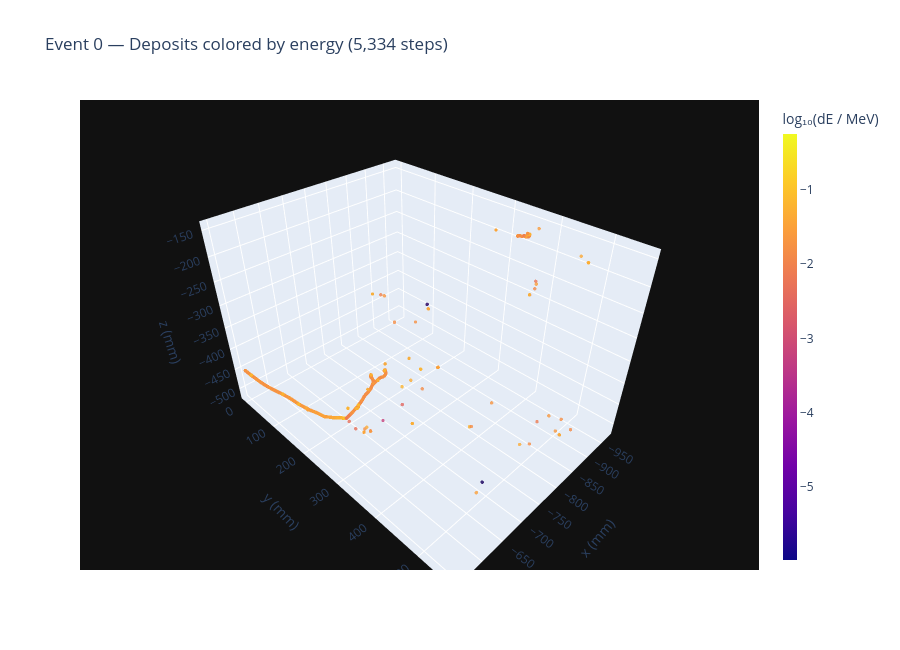
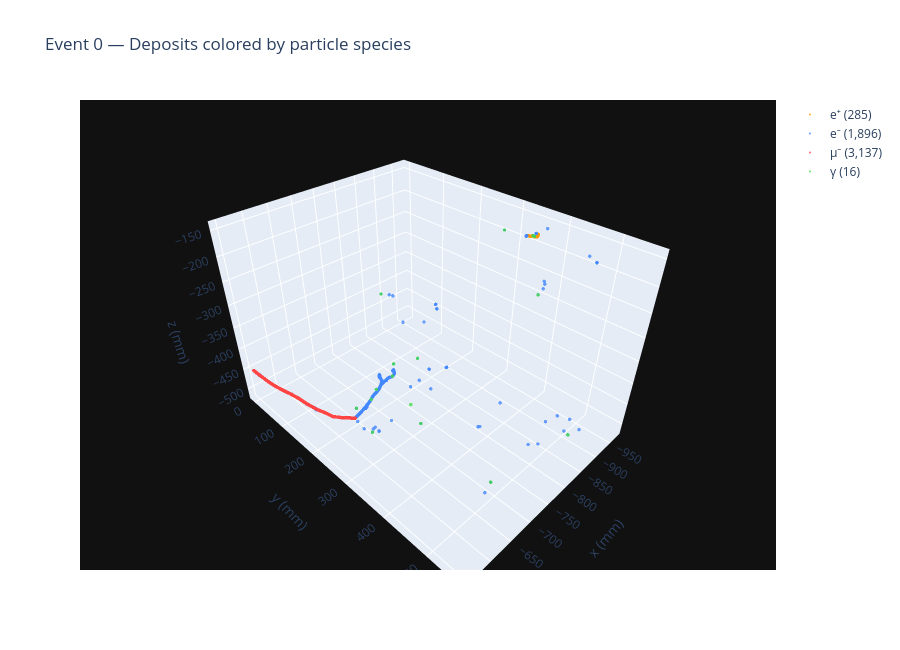

The notebook cell saved with these charts, in order:
### Code cell
# =============================================================================
# 3D PLOTLY: EDEP-SIM DEPOSITS
# Colored by (1) deposit energy or (2) GT particle species
# =============================================================================

import h5py
import numpy as np
import plotly.graph_objects as go

PDG_NAMES  = {13: 'μ⁻', -13: 'μ⁺', 11: 'e⁻', -11: 'e⁺', 22: 'γ',
              2212: 'p', 2112: 'n', 2147483647: 'sentinel'}
PDG_COLORS = {13: '#FF4444', -13: '#FF8888', 11: '#4488FF',
              -11: '#FF9900', 22: '#44DD44'}

with h5py.File(DATA_PATH, 'r') as f:
    steps = f['pstep/lar_vol'][EVENT_IDX]

x   = np.array(steps['x'],        dtype=np.float32)
y   = np.array(steps['y'],        dtype=np.float32)
z   = np.array(steps['z'],        dtype=np.float32)
de  = np.array(steps['de'],       dtype=np.float32)
pdg = np.array(steps['pdg'],      dtype=np.int32)
tid = np.array(steps['track_id'], dtype=np.int32)

valid = (pdg != 2147483647) & (de > 0)
x, y, z, de, pdg, tid = x[valid], y[valid], z[valid], de[valid], pdg[valid], tid[valid]

log_de    = np.log10(np.clip(de, 1e-6, None))
pdg_label = [PDG_NAMES.get(int(p), str(int(p))) for p in pdg]
hover     = [f'PDG: {n}<br>track: {t}<br>dE: {e:.4f} MeV<br>({xi:.0f}, {yi:.0f}, {zi:.0f}) mm'
             for n, t, e, xi, yi, zi in zip(pdg_label, tid, de, x, y, z)]

# ── 1: colored by deposit energy ──────────────────────────────────────────
fig_energy = go.Figure(go.Scatter3d(
    x=x, y=y, z=z,
    mode='markers',
    marker=dict(
        size=2, color=log_de, colorscale='Plasma', opacity=0.8,
        colorbar=dict(title='log₁₀(dE / MeV)', thickness=14),
    ),
    text=hover,
    hovertemplate='%{text}<extra></extra>',
))
fig_energy.update_layout(
    title=f'Event {EVENT_IDX} — Deposits colored by energy ({len(x):,} steps)',
    scene=dict(xaxis_title='x (mm)', yaxis_title='y (mm)', zaxis_title='z (mm)',
               bgcolor='#111111'),
    paper_bgcolor='white', height=650,
)
fig_energy.show()

# ── 2: colored by particle species ────────────────────────────────────────
fig_species = go.Figure()
for p in np.unique(pdg):
    mask  = pdg == p
    name  = PDG_NAMES.get(int(p), f'PDG {p}')
    color = PDG_COLORS.get(int(p), '#AAAAAA')
    fig_species.add_trace(go.Scatter3d(
        x=x[mask], y=y[mask], z=z[mask],
        mode='markers',
        marker=dict(size=2, color=color, opacity=0.8),
        name=f'{name} ({mask.sum():,})',
        text=[hover[i] for i in np.where(mask)[0]],
        hovertemplate='%{text}<extra></extra>',
    ))
fig_species.update_layout(
    title=f'Event {EVENT_IDX} — Deposits colored by particle species',
    scene=dict(xaxis_title='x (mm)', yaxis_title='y (mm)', zaxis_title='z (mm)',
               bgcolor='#111111'),
    paper_bgcolor='white', height=650,
)
fig_species.show()

### Figure 1 — Plotly figure (JSON) as saved in the notebook; plotly's stock layout.template omitted (floating-point values rounded to 4 significant figures; data arrays with more than 128 entries replaced by an {"elided": "..."} marker saying what was removed)
{"data": [{"hovertemplate": "%{text}<extra></extra>", "marker": {"color": {"elided": "5334 float values"}, "colorbar": {"thickness": 14, "title": {"text": "log₁₀(dE / MeV)"}}, "colorscale": [[0, "#0d0887"], [0.1111, "#46039f"], [0.2222, "#7201a8"], [0.3333, "#9c179e"], [0.4444, "#bd3786"], [0.5556, "#d8576b"], [0.6667, "#ed7953"], [0.7778, "#fb9f3a"], [0.8889, "#fdca26"], [1, "#f0f921"]], "opacity": 0.8, "size": 2}, "mode": "markers", "text": {"elided": "5334 str values"}, "type": "scatter3d", "x": {"elided": "5334 float values"}, "y": {"elided": "5334 float values"}, "z": {"elided": "5334 float values"}}], "layout": {"height": 650, "paper_bgcolor": "white", "scene": {"bgcolor": "#111111", "xaxis": {"title": {"text": "x (mm)"}}, "yaxis": {"title": {"text": "y (mm)"}}, "zaxis": {"title": {"text": "z (mm)"}}}, "title": {"text": "Event 0 — Deposits colored by energy (5,334 steps)"}}}

### Figure 2 — Plotly figure (JSON) as saved in the notebook; plotly's stock layout.template omitted (floating-point values rounded to 4 significant figures; data arrays with more than 128 entries replaced by an {"elided": "..."} marker saying what was removed)
{"data": [{"hovertemplate": "%{text}<extra></extra>", "marker": {"color": "#FF9900", "opacity": 0.8, "size": 2}, "mode": "markers", "name": "e⁺ (285)", "text": {"elided": "285 str values"}, "type": "scatter3d", "x": {"elided": "285 float values"}, "y": {"elided": "285 float values"}, "z": {"elided": "285 float values"}}, {"hovertemplate": "%{text}<extra></extra>", "marker": {"color": "#4488FF", "opacity": 0.8, "size": 2}, "mode": "markers", "name": "e⁻ (1,896)", "text": {"elided": "1896 str values"}, "type": "scatter3d", "x": {"elided": "1896 float values"}, "y": {"elided": "1896 float values"}, "z": {"elided": "1896 float values"}}, {"hovertemplate": "%{text}<extra></extra>", "marker": {"color": "#FF4444", "opacity": 0.8, "size": 2}, "mode": "markers", "name": "μ⁻ (3,137)", "text": {"elided": "3137 str values"}, "type": "scatter3d", "x": {"elided": "3137 float values"}, "y": {"elided": "3137 float values"}, "z": {"elided": "3137 float values"}}, {"hovertemplate": "%{text}<extra></extra>", "marker": {"color": "#44DD44", "opacity": 0.8, "size": 2}, "mode": "markers", "name": "γ (16)", "text": ["PDG: γ<br>track: 11<br>dE: 0.0032 MeV<br>(-653, 345, -385) mm", "PDG: γ<br>track: 12<br>dE: 0.0032 MeV<br>(-574, 302, -370) mm", "PDG: γ<br>track: 13<br>dE: 0.0032 MeV<br>(-726, 294, -514) mm", "PDG: γ<br>track: 16<br>dE: 0.0032 MeV<br>(-605, 558, -362) mm", "PDG: γ<br>track: 19<br>dE: 0.0032 MeV<br>(-733, 187, -271) mm", "PDG: γ<br>track: 20<br>dE: 0.0032 MeV<br>(-602, 306, -366) mm", "PDG: γ<br>track: 21<br>dE: 0.0032 MeV<br>(-616, 303, -355) mm", "PDG: γ<br>track: 24<br>dE: 0.0032 MeV<br>(-645, 312, -339) mm", "PDG: γ<br>track: 25<br>dE: 0.0032 MeV<br>(-680, 335, -308) mm", "PDG: γ<br>track: 26<br>dE: 0.0032 MeV<br>(-649, 311, -316) mm", "PDG: γ<br>track: 40<br>dE: 0.0032 MeV<br>(-827, 549, -435) mm", "PDG: γ<br>track: 42<br>dE: 0.0032 MeV<br>(-576, 336, -401) mm", "PDG: γ<br>track: 64<br>dE: 0.0003 MeV<br>(-957, 347, -178) mm", "PDG: γ<br>track: 65<br>dE: 0.0032 MeV<br>(-897, 389, -145) mm", "PDG: γ<br>track: 66<br>dE: 0.0032 MeV<br>(-831, 452, -201) mm", "PDG: γ<br>track: 67<br>dE: 0.0032 MeV<br>(-913, 316, -163) mm"], "type": "scatter3d", "x": [-653.4, -573.6, -726.2, -604.7, -733.0, -601.8, -615.9, -644.9, -680.3, -649.2, -826.5, -575.7, -956.6, -896.7, -831.1, -912.6], "y": [345.4, 301.8, 294.0, 557.9, 187.0, 305.6, 303.4, 311.6, 335.2, 310.9, 548.5, 336.5, 346.5, 389.2, 451.7, 315.7], "z": [-385.3, -370.3, -514.3, -361.7, -271.0, -366.3, -354.8, -338.7, -308.1, -315.7, -434.9, -401.3, -178.3, -144.8, -201.4, -162.7]}], "layout": {"height": 650, "paper_bgcolor": "white", "scene": {"bgcolor": "#111111", "xaxis": {"title": {"text": "x (mm)"}}, "yaxis": {"title": {"text": "y (mm)"}}, "zaxis": {"title": {"text": "z (mm)"}}}, "title": {"text": "Event 0 — Deposits colored by particle species"}}}
